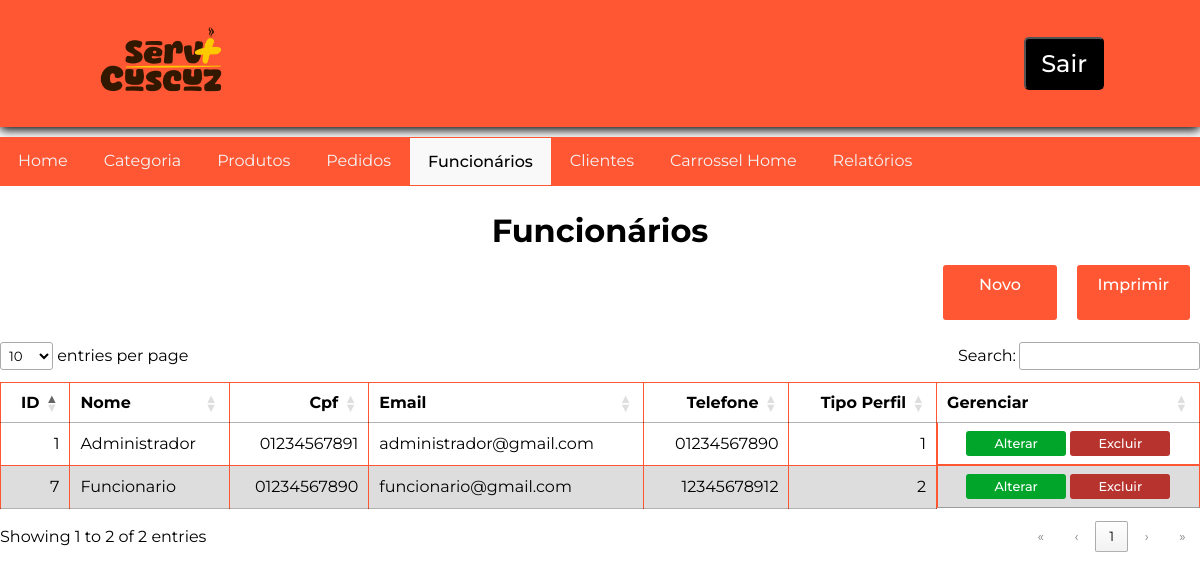
Before: /view/admin/listaFuncionarios.php (signed in) with the older database file.
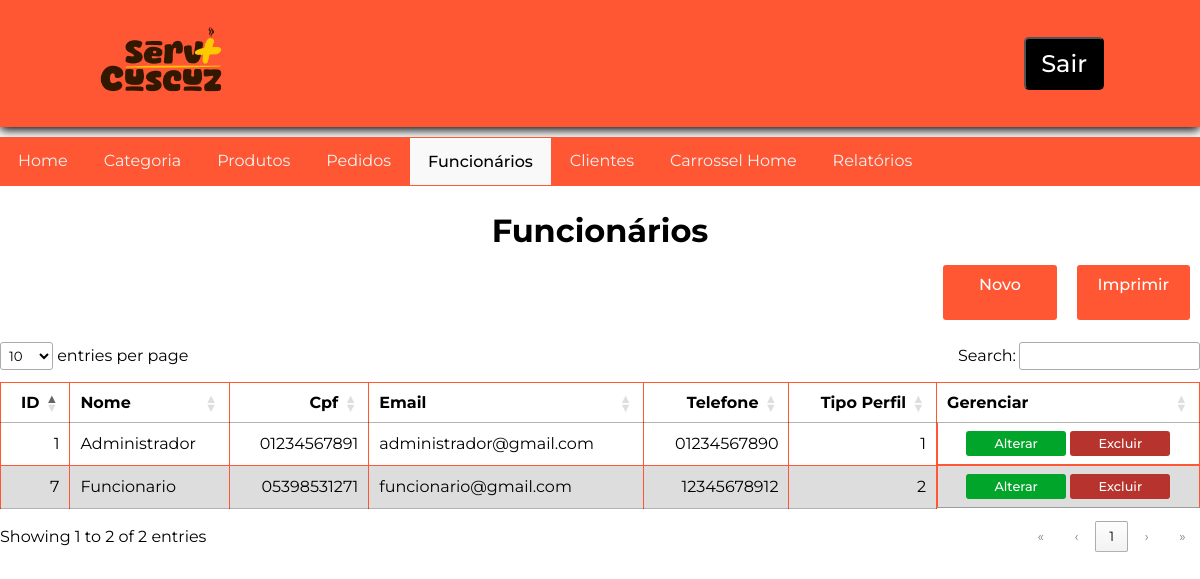
After: the same page with the newer database file.
### tables this page shows
CREATE TABLE `t_funcionario` (
  `id` int(11) NOT NULL,
  `nome` varchar(100) DEFAULT NULL,
  `cpf` char(14) DEFAULT NULL,
  `email` varchar(100) DEFAULT NULL,
  `telefone` char(20) DEFAULT NULL,
  `data_criacao` timestamp NULL DEFAULT NULL,
  `senha` varchar(255) DEFAULT NULL,
  `t_perfil_id` int(11) NOT NULL
);

### model/DAO/src/conexaobd.php (called while the page is built, shortened)
<?php
if (!class_exists('Conexao')) {
    class Conexao {
        private static $conexao;
        public static function getInstance(){
            if (!isset(self::$conexao)) {
                try {
                    $options = array(
                        PDO::ATTR_PERSISTENT => true,
                        PDO::MYSQL_ATTR_INIT_COMMAND => 'SET NAMES utf8mb4',
                        PDO::ATTR_ERRMODE => PDO::ERRMODE_EXCEPTION
                    );
                    self::$conexao = new PDO("mysql:host=localhost;dbname=Serv+Cuscuz", "root", "", $options);
                } catch (PDOException $exc) {
                    echo "Erro ao conectar ao banco: " . $exc->getMessage();
                }
            }
            return self::$conexao;
        }
    }
}

### controller/funcionario/readFuncionarioController.php (called while the page is built, shortened)
<?php
require_once __DIR__ . "../../../model/DAO/funcionarioDAO.php";
$funcionarioDAO = new FuncionarioDAO();
$funcionarios = $funcionarioDAO->listarFuncionarios();
require_once __DIR__ . "../../../view/admin/listaFuncionarios.php";

### model/DAO/funcionarioDAO.php (called while the page is built, shortened)
<?php
include "src/conexaobd.php";
class FuncionarioDAO {
    public $pdo = null;
    public function __construct() {
        $this->pdo = Conexao::getInstance();
    }
    public function listarFuncionarios() {
        try {
            $sql = "SELECT * FROM t_funcionario";
            $stmt = $this->pdo->prepare($sql);
            $stmt->execute();
            return $stmt->fetchAll(PDO::FETCH_ASSOC);
        } catch (PDOException $e) {
            echo "Erro: " . $e->getMessage();
            return [];
        }
    }
}

### view/admin/listaFuncionarios.php (the view, shortened to what the changed rows need)
<?php
require_once __DIR__ . "../../../controller/funcionario/readFuncionarioController.php";
?>
<!DOCTYPE html>
<html lang="pt-br">
<head>
    <link rel="stylesheet" href="../../assets/css/headerCadastro.css">
    <link rel="stylesheet" href="../../assets/css/painelControleAdmin.css">
    <link rel="stylesheet" href="../../assets/css/mensagens/mensagens.css">
    <link rel="stylesheet" href="../../assets/css/funcionario/dataTable.css">
</head>
<body>
    <div class="homeAdm">
        <main>
            <h1>Funcionários</h1>
            <section>
                <table id="myTable">
                    <thead>
                        <tr>
                            <th>ID</th>
                            <th>Nome</th>
                            <th>Cpf</th>
                            <th>Email</th>
                            <th>Telefone</th>
                            <th>Tipo Perfil</th>
                            <th class="gerenciarAdm">Gerenciar</th>
                        </tr>
                    </thead>
                    <tbody>
                    <?php if (isset($funcionarios) && is_array($funcionarios)): ?>
                        <?php foreach ($funcionarios as $funcionario): ?>
                        <tr>
                            <td>
                                <?php echo htmlspecialchars($funcionario['id']); ?>
                            </td>
                            <td>
                                <?php echo htmlspecialchars($funcionario['nome']); ?>
                            </td>
                            <td>
                                <?php echo htmlspecialchars($funcionario['cpf']); ?>
                            </td>
                            <td>
                                <?php echo htmlspecialchars($funcionario['email']); ?>
                            </td>
                            <td>
                                <?php echo htmlspecialchars($funcionario['telefone']); ?>
                            </td>
                            <td>
                                <?php echo htmlspecialchars($funcionario['t_perfil_id']); ?>
                            </td>
                            <td class="tdOperacao">
                                <div class="alterarExcluir">
                                <a class="btnalterar" href="../../controller/funcionario/editFuncionarioController.php?token=<?= base64_encode($funcionario['id']); ?>">Alterar</a>
                                <a class="btnexcluir" href="../../controller/funcionario/deleteFuncionarioController.php?id=<?= $funcionario['id']; ?>" onclick="return confirm('Deseja confirmar a operação?');">Excluir</a>
                                </div>
                            </td>
                        </tr>
                        <?php endforeach; ?>
                    <?php endif; ?>
                </table>
            </section>
        </main>
    </div>
</body>
</html>

Changed rows visible on the page:
changed t_funcionario "Funcionario": cpf "01234567890" → "05398531271"
